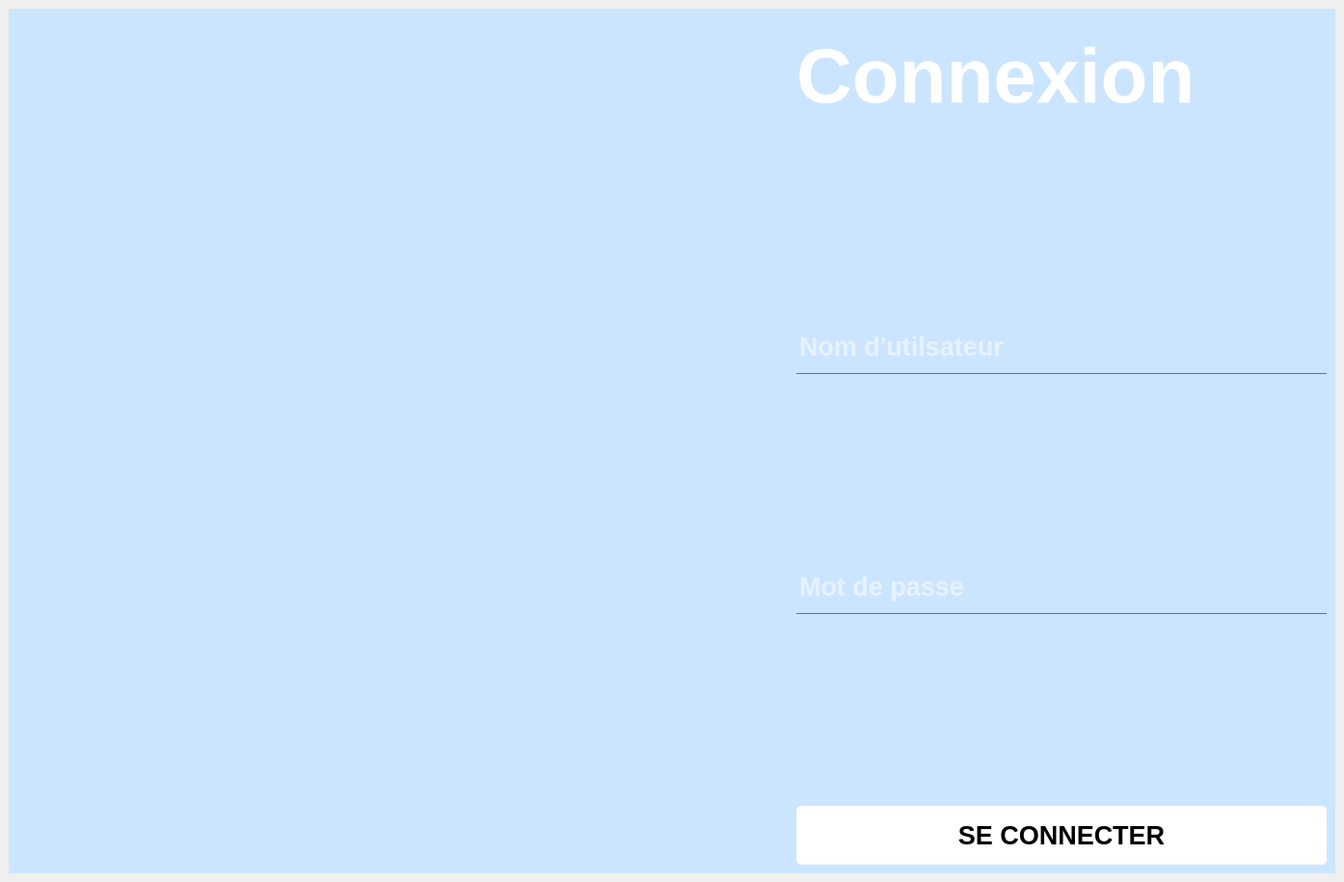
<?xml version="1.0" encoding="UTF-8"?>
<ui version="4.0">
 <class>MainWindow</class>
 <widget class="QMainWindow" name="MainWindow">
  <property name="geometry">
   <rect>
    <x>0</x>
    <y>0</y>
    <width>1394</width>
    <height>915</height>
   </rect>
  </property>
  <property name="windowTitle">
   <string>MainWindow</string>
  </property>
  <widget class="QWidget" name="centralwidget">
   <layout class="QGridLayout" name="gridLayout_2">
    <item row="0" column="0">
     <widget class="QWidget" name="widget" native="true">
      <property name="styleSheet">
       <string notr="true">background-color: rgb(204, 229, 255);</string>
      </property>
      <layout class="QGridLayout" name="gridLayout">
       <item row="0" column="0">
        <layout class="QHBoxLayout" name="horizontalLayout">
         <item>
          <widget class="QLabel" name="label_2">
           <property name="minimumSize">
            <size>
             <width>400</width>
             <height>400</height>
            </size>
           </property>
           <property name="styleSheet">
            <string notr="true">image: url(:/im/SII-removebg-preview.png);</string>
           </property>
           <property name="text">
            <string/>
           </property>
          </widget>
         </item>
         <item>
          <layout class="QVBoxLayout" name="verticalLayout">
           <property name="spacing">
            <number>35</number>
           </property>
           <property name="topMargin">
            <number>0</number>
           </property>
           <item>
            <widget class="QLabel" name="label_3">
             <property name="minimumSize">
              <size>
               <width>251</width>
               <height>121</height>
              </size>
             </property>
             <property name="maximumSize">
              <size>
               <width>16777215</width>
               <height>121</height>
              </size>
             </property>
             <property name="font">
              <font>
               <pointsize>60</pointsize>
               <weight>75</weight>
               <bold>true</bold>
              </font>
             </property>
             <property name="styleSheet">
              <string notr="true">color: rgb(255, 255, 255);</string>
             </property>
             <property name="text">
              <string>Connexion</string>
             </property>
             <property name="textFormat">
              <enum>Qt::PlainText</enum>
             </property>
            </widget>
           </item>
           <item>
            <spacer name="verticalSpacer">
             <property name="sizeHint" stdset="0">
              <size>
               <width>20</width>
               <height>78</height>
              </size>
             </property>
            </spacer>
           </item>
           <item>
            <widget class="QLineEdit" name="lineEdit">
             <property name="minimumSize">
              <size>
               <width>371</width>
               <height>50</height>
              </size>
             </property>
             <property name="maximumSize">
              <size>
               <width>550</width>
               <height>50</height>
              </size>
             </property>
             <property name="font">
              <font>
               <pointsize>20</pointsize>
               <weight>75</weight>
               <bold>true</bold>
              </font>
             </property>
             <property name="styleSheet">
              <string notr="true">background-color: rgba(0, 0, 0,0);
border : 1px solid rgba(0,0,0,0);
border-bottom-color: rgba(46, 82,101,255);
border-bottom-color: rgb(112, 112, 112);
color: rgb(255, 255, 255);
padding-bottom: 7px
</string>
             </property>
             <property name="placeholderText">
              <string>Nom d'utilsateur</string>
             </property>
            </widget>
           </item>
           <item>
            <spacer name="verticalSpacer_3">
             <property name="sizeHint" stdset="0">
              <size>
               <width>20</width>
               <height>38</height>
              </size>
             </property>
            </spacer>
           </item>
           <item>
            <widget class="QLineEdit" name="lineEdit_2">
             <property name="minimumSize">
              <size>
               <width>371</width>
               <height>50</height>
              </size>
             </property>
             <property name="maximumSize">
              <size>
               <width>550</width>
               <height>50</height>
              </size>
             </property>
             <property name="font">
              <font>
               <pointsize>20</pointsize>
               <weight>75</weight>
               <bold>true</bold>
               <strikeout>false</strikeout>
              </font>
             </property>
             <property name="tabletTracking">
              <bool>false</bool>
             </property>
             <property name="styleSheet">
              <string notr="true">background-color: rgba(0, 0, 0,0);
border : 1px solid rgba(0,0,0,0);
border-bottom-color: rgba(46, 82,101,255);
border-bottom-color: rgb(112, 112, 112);
color: rgb(255, 255, 255);
padding-bottom: 7px
</string>
             </property>
             <property name="echoMode">
              <enum>QLineEdit::Normal</enum>
             </property>
             <property name="readOnly">
              <bool>false</bool>
             </property>
             <property name="placeholderText">
              <string>Mot de passe</string>
             </property>
             <property name="clearButtonEnabled">
              <bool>false</bool>
             </property>
            </widget>
           </item>
           <item>
            <spacer name="verticalSpacer_2">
             <property name="sizeHint" stdset="0">
              <size>
               <width>20</width>
               <height>0</height>
              </size>
             </property>
            </spacer>
           </item>
           <item>
            <widget class="QPushButton" name="pushButton">
             <property name="minimumSize">
              <size>
               <width>391</width>
               <height>61</height>
              </size>
             </property>
             <property name="maximumSize">
              <size>
               <width>16777215</width>
               <height>61</height>
              </size>
             </property>
             <property name="font">
              <font>
               <pointsize>20</pointsize>
               <weight>75</weight>
               <bold>true</bold>
              </font>
             </property>
             <property name="styleSheet">
              <string notr="true">
QPushButton {
    
   background-color: rgb(255, 255, 255);
    border-radius: 5px;
    color: black; /* Couleur du texte */
    
}


QPushButton:hover {

background-color: rgb(0, 0, 127);
}



QPushButton:pressed {
    background-color: rgb(0, 0, 0);
}

</string>
             </property>
             <property name="text">
              <string>SE CONNECTER</string>
             </property>
            </widget>
           </item>
          </layout>
         </item>
        </layout>
       </item>
      </layout>
     </widget>
    </item>
   </layout>
  </widget>
 </widget>
 <resources/>
 <connections/>
</ui>
